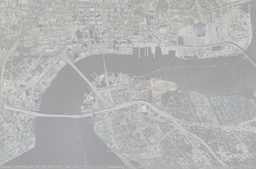
#> input picture input_sat_image.jpg, 256 x 169 px, shrunk from 1048 x 691 before the run
$ jupyter execute sample.ipynb
#> lines starting #> are read from the running program, lines starting #| are printed output that depends on the picture; after the words box and inside, x2 and y2 are one past the last pixel; in counts of white or black regions, pixels touching at a corner belong together
### src/utils.py
import numpy as np

def rgb2gray(rgb_img):
    if rgb_img.ndim != 3 or rgb_img.shape[2] != 3:
        raise ValueError("Input image must be an RGB image with 3 channels")
    # Luminance weights for R, G, B channels
    weights = np.array([0.2989, 0.5870, 0.1140])
    gray_img = np.dot(rgb_img[...,:3], weights)
    return gray_img.astype(np.uint8)

def imerosion(binary_img, structuring_element):
    m, n = binary_img.shape
    k_m, k_n = structuring_element.shape

    pad_m = k_m // 2
    pad_n = k_n // 2
    padded_img = np.pad(binary_img, ((pad_m, pad_m), (pad_n, pad_n)), mode='constant', constant_values=0)

    output = np.zeros_like(binary_img)

    for i in range(m):
        for j in range(n):
            region = padded_img[i:i+k_m, j:j+k_n]
            if np.all(np.logical_or(region == structuring_element, structuring_element == 0)):
                output[i, j] = 1

    return output

def imdilation(binary_img, structuring_element):
    m, n = binary_img.shape
    k_m, k_n = structuring_element.shape

    pad_m = k_m // 2
    pad_n = k_n // 2
    padded_img = np.pad(binary_img, ((pad_m, pad_m), (pad_n, pad_n)), mode='constant', constant_values=0)

    output = np.zeros_like(binary_img)

    for i in range(m):
        for j in range(n):
            region = padded_img[i:i+k_m, j:j+k_n]
            if np.any(np.logical_and(region > 1, structuring_element == 1)):
                output[i, j] = 1

    return output

def imopen(binary_img, structuring_element):
    eroded = imerosion(binary_img, structuring_element)
    opened = imdilation(eroded, structuring_element)
    return opened

def imclose(binary_img, structuring_element):
    dilated = imdilation(binary_img, structuring_element)
    closed = imerosion(dilated, structuring_element)
    return closed

### src/sample.ipynb
# Task 1: Image Enhancement

### a) Visualize the initial image and the corresponding histogram.

[cell 1]
from utils import *
from PIL import Image
import matplotlib.pyplot as plt
plt.close('all')

img = Image.open("../input_sat_image.jpg")
#> img is the input picture: PIL image 256x169 RGB; mean R, G, B 179, 179.2, 178.7
img_array = np.array(img)
print(img_array)
#> (printed output is left out)
greyscale = rgb2gray(img_array)
plt.imshow(greyscale, cmap='gray', vmin=0, vmax=255)

def draw_histogram(image_array, title='Histogram'):
#> called with title = 'Histogram of Original Picture'
    hist, bin_edges = np.histogram(image_array.flatten(), bins=256, range=(0, 256))
#> hist = 256 values, max 1340 at index 164, min 0 at index 0, mean 169; bin_edges = 257 values from 0 to 256
    plt.figure(figsize=(10, 6))
    plt.bar(bin_edges[:-1], hist, width=2, color='gray', edgecolor='black')
    plt.xlim(0, 255)
    plt.xlabel('Pixel Intensity (0-255)')
    plt.ylabel('Frequency')
    plt.title(title)
    plt.grid(axis='y', alpha=0.3)
    plt.show()
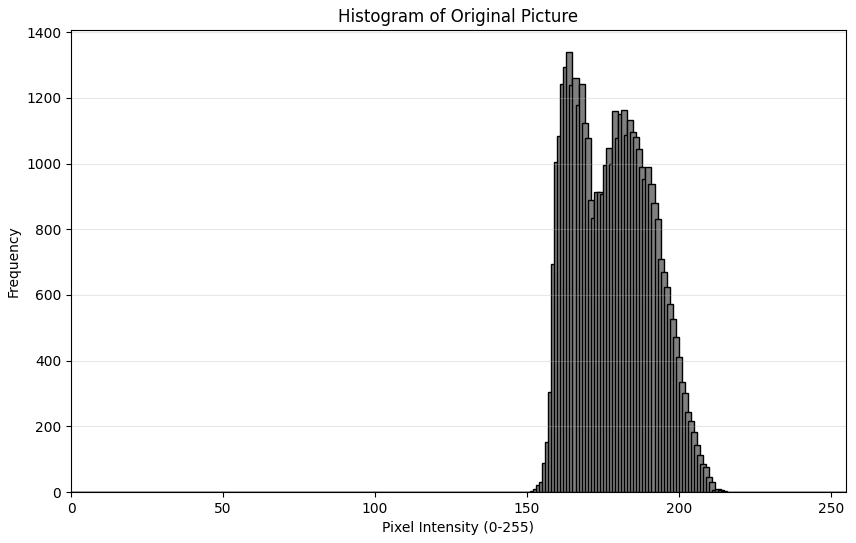
#> figure drawn by matplotlib, 1 panel; tallest bar 1340 high, from x = 163 to 165

draw_histogram(greyscale,'Histogram of Original Picture')

### b) Describe the characteristics of the histogram.
The histogram of the greyscale image shows the distribution of pixel intensities. We can see that the pixel intensities are clustered around the higher end of the intensity range, which indicates that the image is relatively bright. Since the values are close to each other and are clustered, it indicates that the image has low contrast, as there isn't much variation in pixel intensity.

### c) Enhance the image using contrast stretching.

[cell 2]
def contrast_stretching(image):
    min_pixel = np.min(image)
#> min_pixel = 151
    max_pixel = np.max(image)
#> max_pixel = 216
    stretched_image = (image - min_pixel) * (255 / (max_pixel - min_pixel))
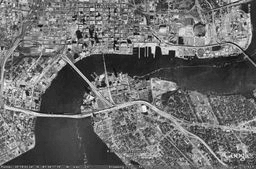
#> stretched_image: shape (169, 256) float64; min 0, max 255, mean 107.6
    return stretched_image.astype(np.uint8)

enhanced_image = contrast_stretching(greyscale)
plt.imshow(enhanced_image, cmap='gray', vmin=0, vmax=255)
draw_histogram(enhanced_image, 'Histogram of Enhanced Image')

### d) Shortly describe the differences to the initial histogram.
The pixel values are now more spread across the entire intensity range, which indicates that the contrast of the image has been improved. Along with the brighter pixels, there are now more darker pixels as well, which adds more contrast.

# Task 2 - Binarization
### Write a function for thresholding the enhanced image of Task 1)

[cell 3]
def thresholding(image, threshold):
    binary_image = (image < threshold).astype(np.uint8)
    return binary_image

for threshold in [60, 75, 87, 100]:
    binary_image = thresholding(enhanced_image, threshold)
    plt.imshow(binary_image, cmap='gray', vmin=0, vmax=1)
    plt.title(f'Binary Image with Threshold {threshold}')
    plt.show()
#> this loop made 4 passes
#> pass 1, in thresholding, `binary_image = (image < threshold).astype(np.uint8)`:
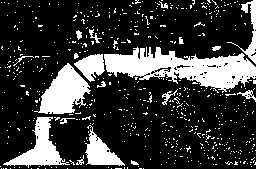
#> binary_image: shape (169, 256); values 0 (black) and 1 (white), 22.6% white; 572 white regions (553 under 20 px), largest, box (x1, y1, x2, y2) and area: (104, 47, 256, 93) 3561, (34, 63, 91, 114) 1551, (3, 117, 70, 168) 1195
#| [0 1]

### c) Test a number of different threshold values and describe the effects. Did you experience any difficulties while searching for an appropriate threshold value?
When looking at the histogram of the enhanced image, it becomes relatively easy to find an approximate value for a suited threshold. Around the 75 intensity mark, one can see a separation between the many dark pixels and the following brighter pixels, since before that value, there is a big spike of dark pixels. When testing that value, one can see in the image, that quite a big part of the lower water surface is still considered background, which can be improved by correcting the value upwards a little, e.g. to 87, which produces a pretty good binary mask which singles out the water surfaces. When increasing the value further, e.g. to 100, the mask begins to show more of the land mass as foreground as well, which is not desired. Since some streets and buildings in the original picture are similarly dark as the water surface, it will be hard to separate them, which in turn makes it hard to find an ideal threshold value.

# Task 3 - Morphological Operators
### Write a function for morphological filtering of the binary mask obtained in Task 2)

[cell 4]
def morphological_filtering(mask, struct_el):
    # flip bw
    flipped = 1 - mask
#> flipped: shape (169, 256); values 0 (black) and 1 (white), 60.6% white; 721 black regions (671 under 20 px), largest, box (x1, y1, x2, y2) and area: (74, 46, 256, 121) 5892, (0, 116, 131, 169) 3992, (30, 62, 92, 115) 1777
    fmask_open = imopen(flipped, struct_el)
#> in imerosion, `padded_img = np.pad(binary_img, ((pad_m, pad_m), (pad_n, pad_n)), mode..`: padded_img: shape (173, 260); values 0 (black) and 1 (white), 58.3% white; 681 black regions (641 under 20 px), largest, box (x1, y1, x2, y2) and area: (0, 0, 260, 173) 12850, (32, 64, 94, 117) 1777, (190, 127, 227, 156) 254
#> after the loop in imerosion, `for i in range(m):`:
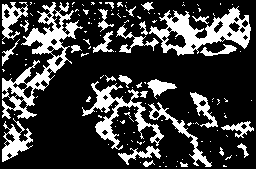
#> output: shape (169, 256); values 0 (black) and 1 (white), 23.7% white; 137 white regions (107 under 20 px), largest, box (x1, y1, x2, y2) and area: (2, 2, 83, 119) 2420, (149, 6, 251, 56) 2021, (82, 81, 164, 150) 1329
#> in imdilation, `padded_img = np.pad(binary_img, ((pad_m, pad_m), (pad_n, pad_n)), mode..`: padded_img: shape (173, 260); values 0 (black) and 1 (white), 22.8% white; 137 white regions (107 under 20 px), largest, box (x1, y1, x2, y2) and area: (4, 4, 85, 121) 2420, (151, 8, 253, 58) 2021, (84, 83, 166, 152) 1329
#> after the loop in imdilation, `for i in range(m):`: output: shape (169, 256); every value is 0
    fmask_closed = imclose(fmask_open, struct_el)
#> in imdilation (call 2), `padded_img = np.pad(binary_img, ((pad_m, pad_m), (pad_n, pad_n)), mode..`: padded_img: shape (173, 260); every value is 0
    # flip back
    return 1 - fmask_closed.astype(np.uint8)
#> returned value: shape (169, 256); every value is 1

binary_mask_87 = thresholding(np.copy(enhanced_image), 87)
plt.imshow(binary_mask_87, cmap='gray', vmin=0, vmax=1)
plt.show()
print(np.unique(binary_mask_87))

#struct_el = np.array([
#    [0,1,0],
#    [1,1,1],
#    [0,1,0]
#])

struct_el = np.array([
    [0,0,1,0,0],
    [0,1,1,1,0],
    [1,1,1,1,1],
    [0,1,1,1,0],
    [0,0,1,0,0]
])


filtered_mask = morphological_filtering(binary_mask_87, struct_el)
plt.imshow(filtered_mask, cmap='gray', vmin=0, vmax=1)
plt.show()

### b) Visualize an overlay of the contrast enhanced image and the final filtered mask.

[cell 5]
def add_overlay(img, mask):
    x_im, y_im = img.shape
#> x_im = 169; y_im = 256
    x_mk, y_mk = mask.shape
#> x_mk = 169; y_mk = 256
    if x_im != x_mk or y_im != y_mk:
        print("Resolution mismatch, will not add mask")
        return
    out = np.copy(img)
    for i in range(x_im):
        for j in range(y_im):
            if mask[i,j] == 1:
                out[i,j] = 255
#> out: shape (169, 256); every value is 255
    return out


overlay = add_overlay(enhanced_image, filtered_mask)
plt.imshow(overlay, cmap='gray', vmin=0, vmax=255)
plt.show()

### c) Write a main function which sequentially executes the functions from Task 1 to 3.

[cell 6]
def main():
    # default values
    img_orig = Image.open("../input_sat_image.jpg")
    threshold = 87
    structural_element = np.array([
        [0,0,1,0,0],
        [0,1,1,1,0],
        [1,1,1,1,1],
        [0,1,1,1,0],
        [0,0,1,0,0]
    ])

    # functions
    img_arr = np.array(img_orig)
    img_grey = rgb2gray(img_arr)
    img_enh = contrast_stretching(np.copy(img_grey))
    mask = thresholding(np.copy(img_enh), threshold)
    mask_enh = morphological_filtering(mask, structural_element)
    final = add_overlay(img_enh, mask_enh)

    # drawing
    fig, axes = plt.subplots(1, 5, figsize=(10, 5))

    axes[0].imshow(img_grey, cmap='gray', vmin=0, vmax=255)
    axes[0].set_title('Base Image')
    axes[1].imshow(img_enh, cmap='gray', vmin=0, vmax=255)
    axes[1].set_title('Enhanced Contrast')
    axes[2].imshow(mask, cmap='gray')
    axes[2].set_title('Mask')
    axes[3].imshow(mask_enh, cmap='gray')
    axes[3].set_title('Filtered Mask')
    axes[4].imshow(final, cmap='gray', vmin=0, vmax=255)
    axes[4].set_title('Final Result')

    for ax in axes.flat:
        ax.set_xticks([])
        ax.set_yticks([])
#> this loop made 5 passes
    plt.tight_layout()
    plt.show()

if __name__ == "__main__":
    main()

### d) Are the results satisfactory? What are the limitations of this approach for foreground-background separation?

The result shows a considerable improvement to the original image.

While we managed to highlight almost all water surfaces, we also have a rather high area that is not water surface being falsely labeled as such.

We might be able to optimize this further by doing multiple passes and fine-tuning the mask via structural elements as well as the threshold, this makes it not only more time-consuming to compute the result, but also much more image-specific.

It would also break if we had something that looked similar to a water surface like a soccer field because it can look similar enough.

### e) Test your program with a different low-contrast input image of your choice. Do you notice a significant difference with respect to quality of the results for the different input images?

[cell 7]
def compute_functions_and_plot(img_orig, structural_element, threshold):
        # functions
        img_arr = np.array(img_orig)
        img_grey = rgb2gray(img_arr)
        img_enh = contrast_stretching(np.copy(img_grey))
        mask = thresholding(np.copy(img_enh), threshold)
        mask_enh = morphological_filtering(mask, structural_element)
        final = add_overlay(img_enh, mask_enh)

        # drawing
        fig, axes = plt.subplots(1, 5, figsize=(20, 8))

        axes[0].imshow(img_grey, cmap='gray', vmin=0, vmax=255)
        axes[0].set_title('Base Image')
        axes[1].imshow(img_enh, cmap='gray', vmin=0, vmax=255)
        axes[1].set_title('Enhanced Contrast')
        axes[2].imshow(mask, cmap='gray')
        axes[2].set_title('Mask')
        axes[3].imshow(mask_enh, cmap='gray')
        axes[3].set_title('Filtered Mask')
        axes[4].imshow(final, cmap='gray', vmin=0, vmax=255)
        axes[4].set_title('Final Result')

        for ax in axes.flat:
            ax.set_xticks([])
            ax.set_yticks([])
        plt.tight_layout()
        plt.show()

def main():
    # default values
    img_orig = Image.open("../Dnieper-river-low-contrast.png")
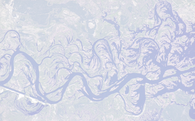
#> input picture Dnieper-river-low-contrast.png, 195 x 121 px, shrunk from 800 x 497 before the run
#> img_orig is the input picture: PIL image 195x121 RGBA; mean R, G, B, A 213.9, 216.7, 229.5, 255
    img_orig = img_orig.convert('RGB')
#> img_orig: PIL image 195x121 RGB

    threshold_1 = 87
    structural_element_1 = np.array([
        [0,0,1,0,0],
        [0,1,1,1,0],
        [1,1,1,1,1],
        [0,1,1,1,0],
        [0,0,1,0,0]
    ])

    threshold_2 = 60

    structural_element_2 = np.array([
        [0,1,0],
        [1,1,1],
        [0,1,0]
    ])

    compute_functions_and_plot(img_orig, structural_element_1, threshold_1)
#> in rgb2gray (call 3), `gray_img = np.dot(rgb_img[...,:3], weights)`:
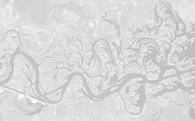
#> gray_img: shape (121, 195) float64; min 186.2, max 255, mean 217.3
#> in contrast_stretching (call 3), `min_pixel = np.min(image)`: min_pixel = 186
#> in contrast_stretching (call 3), `max_pixel = np.max(image)`: max_pixel = 254
#> in contrast_stretching (call 3), `stretched_image = (image - min_pixel) * (255 / (max_pixel - min_pixel))`:
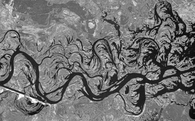
#> stretched_image: shape (121, 195) float64; min 0, max 255, mean 115.6
#> in thresholding (call 7), `binary_image = (image < threshold).astype(np.uint8)`: binary_image: shape (121, 195); values 0 (black) and 1 (white), 22.1% white; 155 white regions (139 under 20 px), largest, box (x1, y1, x2, y2) and area: (0, 1, 195, 115) 3613, (87, 36, 118, 69) 238, (128, 4, 164, 35) 194
#> in imerosion (call 5), `padded_img = np.pad(binary_img, ((pad_m, pad_m), (pad_n, pad_n)), mode..`: padded_img: shape (125, 199); values 0 (black) and 1 (white), 73.9% white; 141 black regions (129 under 20 px), largest, box (x1, y1, x2, y2) and area: (0, 0, 199, 125) 5140, (89, 38, 120, 71) 238, (130, 6, 166, 37) 194
#> after the loop in imerosion (call 5), `for i in range(m):`: output: shape (121, 195); values 0 (black) and 1 (white), 43.6% white; 85 white regions (69 under 20 px), largest, box (x1, y1, x2, y2) and area: (2, 2, 156, 91) 5752, (2, 77, 190, 119) 2832, (8, 55, 29, 90) 339
#> in imdilation (call 5), `padded_img = np.pad(binary_img, ((pad_m, pad_m), (pad_n, pad_n)), mode..`: padded_img: shape (125, 199); values 0 (black) and 1 (white), 41.3% white; 85 white regions (69 under 20 px), largest, box (x1, y1, x2, y2) and area: (4, 4, 158, 93) 5752, (4, 79, 192, 121) 2832, (10, 57, 31, 92) 339
#> after the loop in imdilation (call 5), `for i in range(m):`: output: shape (121, 195); every value is 0
#> in imdilation (call 6), `padded_img = np.pad(binary_img, ((pad_m, pad_m), (pad_n, pad_n)), mode..`: padded_img: shape (125, 199); every value is 0
#> in morphological_filtering (call 3), `return 1 - fmask_closed.astype(np.uint8)`: returned value: shape (121, 195); every value is 1
#> after the loop in add_overlay (call 3), `for i in range(x_im):`: out: shape (121, 195); every value is 255
#> the loop in compute_functions_and_plot, `for ax in axes.flat:` made 5 passes
    compute_functions_and_plot(img_orig, structural_element_2, threshold_2)
#> in thresholding (call 8), `binary_image = (image < threshold).astype(np.uint8)`:
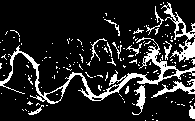
#> binary_image: shape (121, 195); values 0 (black) and 1 (white), 14.7% white; 171 white regions (156 under 20 px), largest, box (x1, y1, x2, y2) and area: (0, 37, 195, 104) 1527, (161, 2, 195, 62) 528, (151, 79, 195, 98) 239
#> in imerosion (call 7), `padded_img = np.pad(binary_img, ((pad_m, pad_m), (pad_n, pad_n)), mode..`: padded_img: shape (123, 197); values 0 (black) and 1 (white), 83.1% white; 162 black regions (150 under 20 px), largest, box (x1, y1, x2, y2) and area: (0, 0, 197, 123) 3022, (133, 86, 147, 116) 164, (147, 7, 165, 36) 71
#> after the loop in imerosion (call 7), `for i in range(m):`:
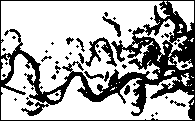
#> output: shape (121, 195); values 0 (black) and 1 (white), 69.3% white; 44 black regions (31 under 20 px), largest, box (x1, y1, x2, y2) and area: (0, 0, 195, 121) 6231, (85, 37, 117, 67) 320, (102, 16, 121, 37) 108
#> in imdilation (call 7), `padded_img = np.pad(binary_img, ((pad_m, pad_m), (pad_n, pad_n)), mode..`:
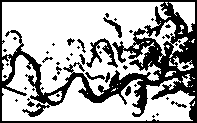
#> padded_img: shape (123, 197); values 0 (black) and 1 (white), 67.5% white; 44 black regions (31 under 20 px), largest, box (x1, y1, x2, y2) and area: (0, 0, 197, 123) 6867, (86, 38, 118, 68) 320, (103, 17, 122, 38) 108
#> in imdilation (call 8), `padded_img = np.pad(binary_img, ((pad_m, pad_m), (pad_n, pad_n)), mode..`: padded_img: shape (123, 197); every value is 0
#> the loop in compute_functions_and_plot (call 2), `for ax in axes.flat:` made 5 passes

if __name__ == "__main__":
    main()
